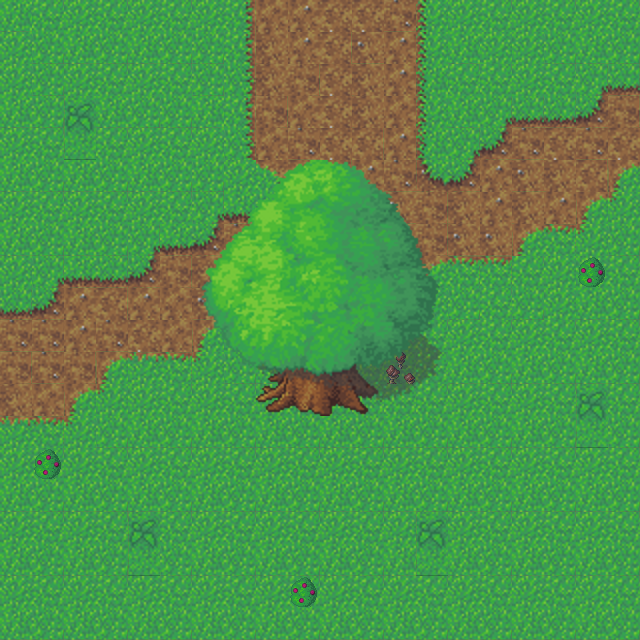

Rendered tile map (Tiled .tmx) drawn with the repository's tilesets; below, a short description and the map source with its tile grids summarised:
An orthogonal 20x20 tile map with 32x32 px tiles, 2 tile layers (Background, Foreground), 4 tilesets and 3 objects (2x Spawner, Gate).

<map version="1.0" orientation="orthogonal" renderorder="right-down" width="20" height="20" tilewidth="32" tileheight="32">
 <tileset firstgid="1" name="grass-tiles-2-small" tilewidth="32" tileheight="32">
  <image source="grass-tiles-2-small.png" width="384" height="192" />
  <terraintypes>
   <terrain name="Grass" tile="-1" />
  </terraintypes>
  <tile id="0" terrain="0,,0,0" />
  <tile id="1" terrain=",,0," />
  <tile id="12" terrain=",0,," />
  <tile id="13" terrain="0,,," />
 </tileset>
 <tileset firstgid="73" name="littleshrooms_0" tilewidth="32" tileheight="32">
  <image source="littleshrooms_0.png" width="32" height="40" />
 </tileset>
 <tileset firstgid="74" name="qubodup-bush_berries_0" tilewidth="32" tileheight="32">
  <image source="qubodup-bush_berries_0.png" width="32" height="32" />
 </tileset>
 <tileset firstgid="75" name="tree2-final" tilewidth="256" tileheight="256">
  <image source="tree2-final.png" width="256" height="256" />
 </tileset>
 <layer name="Background" width="20" height="20">
  <data>[400 cells, 400 non-empty, 30 distinct tile ids]</data>
 </layer>
 <layer name="Foreground" width="20" height="20">
  <data>[400 cells, 5 non-empty, 3 distinct tile ids]</data>
 </layer>
 <objectgroup name="Objects">
  <object name="Spawner" type="Spawner" x="256" y="0" width="161" height="32">
   <properties>
    <property name="spawnposition" value="top" />
   </properties>
  </object>
  <object name="Spawner" type="Spawner" x="611" y="96" width="28" height="64">
   <properties>
    <property name="spawnposition" value="right" />
   </properties>
  </object>
  <object name="Gate" type="Gate" x="0" y="323" width="35" height="90" visible="0">
   <properties>
    <property name="gateposition" value="left" />
   </properties>
  </object>
 </objectgroup>
</map>
